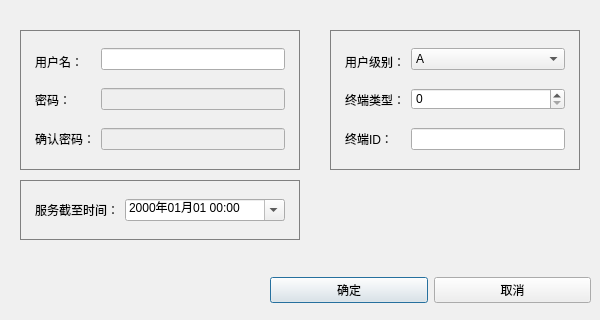
<?xml version="1.0" encoding="UTF-8"?>
<ui version="4.0">
 <class>ModifyUserDialog</class>
 <widget class="QDialog" name="ModifyUserDialog">
  <property name="windowModality">
   <enum>Qt::ApplicationModal</enum>
  </property>
  <property name="geometry">
   <rect>
    <x>0</x>
    <y>0</y>
    <width>600</width>
    <height>320</height>
   </rect>
  </property>
  <property name="windowTitle">
   <string>Dialog</string>
  </property>
  <property name="styleSheet">
   <string notr="true">QDialog {
  background-color: rgb(240,240,240);
}
* {
  font: 12px;
}</string>
  </property>
  <widget class="QGroupBox" name="groupBox">
   <property name="geometry">
    <rect>
     <x>20</x>
     <y>20</y>
     <width>280</width>
     <height>150</height>
    </rect>
   </property>
   <property name="styleSheet">
    <string notr="true">QGroupBox {
  border: 1px solid gray;
  margin-top: 10px;
  padding: 5px;
}
QGroupBox::title {
  top: -10px;
  left: 10px;
}</string>
   </property>
   <layout class="QHBoxLayout" name="horizontalLayout_5">
    <item>
     <layout class="QVBoxLayout" name="verticalLayout_5">
      <item>
       <widget class="QLabel" name="label_8">
        <property name="text">
         <string>用户名：</string>
        </property>
       </widget>
      </item>
      <item>
       <widget class="QLabel" name="label_9">
        <property name="text">
         <string>密码：</string>
        </property>
       </widget>
      </item>
      <item>
       <widget class="QLabel" name="label_10">
        <property name="text">
         <string>确认密码：</string>
        </property>
       </widget>
      </item>
     </layout>
    </item>
    <item>
     <layout class="QVBoxLayout" name="verticalLayout_6">
      <property name="spacing">
       <number>15</number>
      </property>
      <item>
       <widget class="QLineEdit" name="userNameEdit"/>
      </item>
      <item>
       <widget class="QLineEdit" name="userPasswordEdit">
        <property name="enabled">
         <bool>false</bool>
        </property>
        <property name="echoMode">
         <enum>QLineEdit::Password</enum>
        </property>
       </widget>
      </item>
      <item>
       <widget class="QLineEdit" name="confirmUserPasswordEdit">
        <property name="enabled">
         <bool>false</bool>
        </property>
        <property name="echoMode">
         <enum>QLineEdit::Password</enum>
        </property>
       </widget>
      </item>
     </layout>
    </item>
   </layout>
  </widget>
  <widget class="QWidget" name="horizontalLayoutWidget">
   <property name="geometry">
    <rect>
     <x>270</x>
     <y>270</y>
     <width>321</width>
     <height>41</height>
    </rect>
   </property>
   <layout class="QHBoxLayout" name="horizontalLayout_6">
    <property name="spacing">
     <number>6</number>
    </property>
    <item>
     <widget class="QPushButton" name="confirmButton">
      <property name="sizePolicy">
       <sizepolicy hsizetype="Minimum" vsizetype="Fixed">
        <horstretch>0</horstretch>
        <verstretch>0</verstretch>
       </sizepolicy>
      </property>
      <property name="text">
       <string>确定</string>
      </property>
     </widget>
    </item>
    <item>
     <widget class="QPushButton" name="cancelButton">
      <property name="text">
       <string>取消</string>
      </property>
     </widget>
    </item>
   </layout>
  </widget>
  <widget class="QGroupBox" name="groupBox_2">
   <property name="geometry">
    <rect>
     <x>330</x>
     <y>20</y>
     <width>250</width>
     <height>150</height>
    </rect>
   </property>
   <property name="styleSheet">
    <string notr="true">QGroupBox {
  border: 1px solid gray;
  margin-top: 10px;
  padding: 5px;
}
QGroupBox::title {
  top: -10px;
  left: 10px;
}</string>
   </property>
   <layout class="QHBoxLayout" name="horizontalLayout_7">
    <item>
     <layout class="QVBoxLayout" name="verticalLayout_7">
      <item>
       <widget class="QLabel" name="label_11">
        <property name="text">
         <string>用户级别：</string>
        </property>
       </widget>
      </item>
      <item>
       <widget class="QLabel" name="label_12">
        <property name="text">
         <string>终端类型：</string>
        </property>
       </widget>
      </item>
      <item>
       <widget class="QLabel" name="label_13">
        <property name="text">
         <string>终端ID：</string>
        </property>
       </widget>
      </item>
     </layout>
    </item>
    <item>
     <layout class="QVBoxLayout" name="verticalLayout_8">
      <property name="spacing">
       <number>15</number>
      </property>
      <item>
       <widget class="QComboBox" name="userLevelBox">
        <item>
         <property name="text">
          <string>A</string>
         </property>
        </item>
        <item>
         <property name="text">
          <string>B</string>
         </property>
        </item>
        <item>
         <property name="text">
          <string>C</string>
         </property>
        </item>
       </widget>
      </item>
      <item>
       <widget class="QSpinBox" name="terminalTypeBox">
        <property name="maximum">
         <number>10</number>
        </property>
       </widget>
      </item>
      <item>
       <widget class="QLineEdit" name="terminalIDEdit"/>
      </item>
     </layout>
    </item>
   </layout>
  </widget>
  <widget class="QGroupBox" name="groupBox_3">
   <property name="geometry">
    <rect>
     <x>20</x>
     <y>180</y>
     <width>280</width>
     <height>60</height>
    </rect>
   </property>
   <property name="styleSheet">
    <string notr="true">QGroupBox {
  border: 1px solid gray;
  padding: 5px;
}
QGroupBox::title {
  top: -10px;
  left: 10px;
}</string>
   </property>
   <layout class="QHBoxLayout" name="horizontalLayout_8" stretch="1,2">
    <item>
     <widget class="QLabel" name="label_14">
      <property name="text">
       <string>服务截至时间：</string>
      </property>
     </widget>
    </item>
    <item>
     <widget class="QDateTimeEdit" name="serviceDeadlineEdit">
      <property name="displayFormat">
       <string>yyyy年MM月dd hh:mm</string>
      </property>
      <property name="calendarPopup">
       <bool>true</bool>
      </property>
     </widget>
    </item>
   </layout>
  </widget>
 </widget>
 <resources/>
 <connections/>
</ui>
